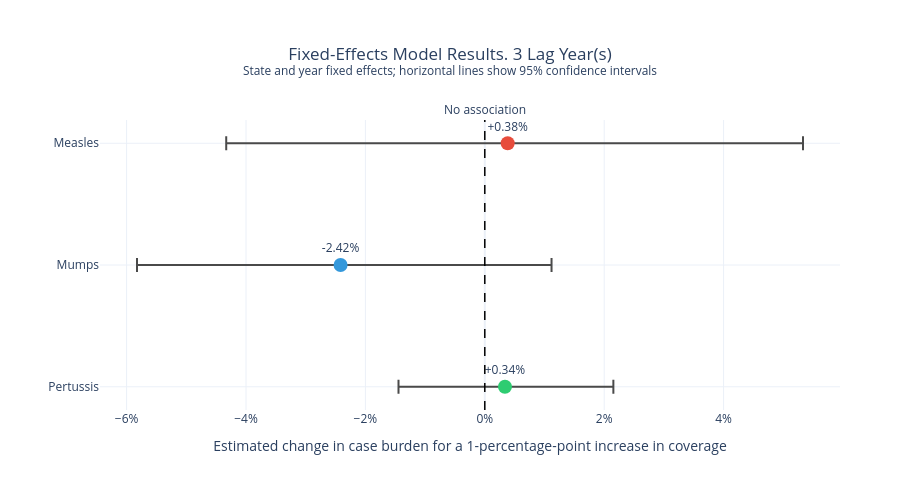

The notebook cell this image was saved under:
### Code cell
plot_fixed_effect_results(three_year_df, 3)

### Figure 1 — Plotly figure (JSON) as saved in the notebook; plotly's stock layout.template omitted (floating-point values rounded to 4 significant figures)
{"data": [{"customdata": [[-4.331, 5.33, 0.8761, 220.0, 49.0, 7.0, 0.4999], [-5.826, 1.118, 0.1779, 499.0, 49.0, 12.0, 0.571], [-1.446, 2.154, 0.7123, 995.0, 50.0, 20.0, 0.7891]], "error_x": {"array": [4.947, 3.534, 1.816], "arrayminus": [4.715, 3.41, 1.783], "color": "#4A4A4A", "symmetric": false, "thickness": 2, "type": "data", "width": 7}, "hovertemplate": "<b>%{y}</b><br>Estimated change: %{x:+.2f}%<br>95% CI: %{customdata[0]:+.2f}% to %{customdata[1]:+.2f}%<br>p-value: %{customdata[2]:.4f}<br>Observations: %{customdata[3]:.0f}<br>States: %{customdata[4]:.0f}<br>Years represented: %{customdata[5]:.0f}<br>R²: %{customdata[6]:.3f}<extra></extra>", "marker": {"color": ["#E74C3C", "#3498DB", "#2ECC71"], "size": 14}, "mode": "markers+text", "text": ["+0.38%", "-2.42%", "+0.34%"], "textposition": "top center", "type": "scatter", "x": [0.3833, -2.416, 0.338], "y": ["Measles", "Mumps", "Pertussis"]}], "layout": {"annotations": [{"showarrow": false, "text": "No association", "x": 0, "xanchor": "center", "xref": "x", "y": 1, "yanchor": "bottom", "yref": "y domain"}], "height": 500, "margin": {"b": 90, "l": 100, "r": 60, "t": 120}, "shapes": [{"line": {"color": "black", "dash": "dash", "width": 1.5}, "type": "line", "x0": 0, "x1": 0, "xref": "x", "y0": 0, "y1": 1, "yref": "y domain"}], "showlegend": false, "title": {"text": "Fixed-Effects Model Results. 3 Lag Year(s)<br><sup>State and year fixed effects; horizontal lines show 95% confidence intervals</sup>", "x": 0.5}, "xaxis": {"ticksuffix": "%", "title": {"text": "Estimated change in case burden for a 1-percentage-point increase in coverage"}}, "yaxis": {"categoryarray": ["Pertussis", "Mumps", "Measles"], "categoryorder": "array"}}}
